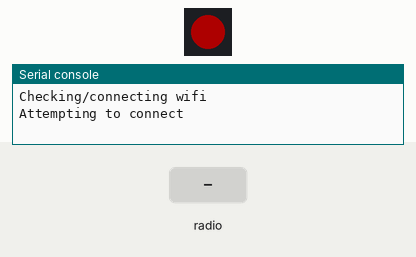
Bench run of a program on a simulated CircuitPython board. On the bench: 1 RGB LEDs in strip order, left to right, the last lines printed to the serial console. The inputs (shaded band) are chosen by the test bench. Dim RGB values are drawn brighter than linear; no radio messages arrive unless stated (any console line starting 'radio sent:' is added by the test bench); no MQTT or app messages arrive unless stated; values from a settings file that is not in the repository are placeholders.

Above: at 0.1 s.
At 2.3 s:
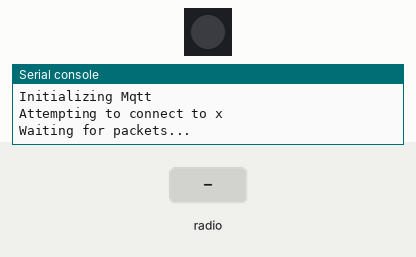
2.4 s: radio message "battery" arrives
3.9 s: radio message "humidity" arrives
5.4 s: radio message "moisture" arrives
Timing chart, 0 to 8.4 s (numbered marks = the images above; inputs shaded):
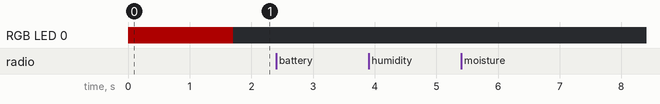

The program:

LoRaBridge.py
```python
import board
import busio
import digitalio
import time
import ssl
import wifi
import json
import socketpool
import neopixel
import traceback
import gc
import adafruit_ntp
import adafruit_rfm9x
import adafruit_minimqtt.adafruit_minimqtt as MQTT

# I'm getting about 400ft of range with LoRa

EXPIRE_DELAY = 60*75*3

pixel = neopixel.NeoPixel(board.NEOPIXEL, 1)
pixel.fill((20, 0, 0))

def showFinish():
    while True:
        pixel.fill((0, 255, 0))
        time.sleep(0.5)
        pixel.fill((0, 0, 0))
        time.sleep(0.5)
def showError():
    while True:
        pixel.fill((255, 0, 0))
        time.sleep(0.5)
        pixel.fill((0, 0, 0))
        time.sleep(0.5)
try:
    from secrets import secrets
except ImportError:
    print("WiFi secrets are kept in secrets.py, please add them there!")
    showError()
    raise

def initMqtt():
    try:
        if not isWifiConnected():
            print("Wifi not connected, cannot connect mqtt!")
            return None
        print("Initializing Mqtt")
        # Create a socket pool
        pool = socketpool.SocketPool(wifi.radio)
        # Set up a MiniMQTT Client
        mqtt_client = MQTT.MQTT(
            broker=secrets["mqtt_broker"],
            port=secrets["mqtt_port"],
            username=secrets["mqtt_username"],
            password=secrets["mqtt_password"],
            socket_pool=pool,
            ssl_context=ssl.create_default_context(),
        )
        print("Attempting to connect to %s" % mqtt_client.broker)
        mqtt_client.connect()
        return mqtt_client
    except Exception as ex:
        print(ex)
        mqtt_client = None
        return None

def isWifiConnected():
    return wifi.radio.connected

def connectWifi():
    print("Checking/connecting wifi")
    print("Attempting to connect")
    #try:
    #    wifi.radio.connect(secrets['ssid'], secrets['password'])
    #except Exception as ex:
    #    pixel.fill((50,0,0))
    #    print(ex)
    while not isWifiConnected():
        pixel.fill((50,0,0))
        try:
            wifi.radio.connect(secrets['ssid'], secrets['password'])
        except Exception as ex:
            print(ex)
            time.sleep(0.5)
    if wifi.radio.connected:
        print("Connection successful!")

def mqttConnected(mqtt_client):
    if not wifi.radio.connected:
        return False
    try:
        resp = mqtt_client.ping()
    except MQTT.MMQTTException as ex:
        print(ex)
        print("MQTTException when pinging server!")
        return False
    return mqtt_client.is_connected()

def initRfm():
    # Define radio parameters.
    RADIO_FREQ_MHZ = 915.0  # Frequency of the radio in Mhz. Must match your
    # module! Can be a value like 915.0, 433.0, etc.
    # Define pins connected to the chip, use these if wiring up the breakout according to the guide:
    CS = digitalio.DigitalInOut(board.A3)
    RESET = digitalio.DigitalInOut(board.A2)
    # Initialize SPI bus.
    spi = busio.SPI(board.SCK, MOSI=board.MOSI, MISO=board.MISO)
    # Initialze RFM radio
    rfm9x = adafruit_rfm9x.RFM9x(spi, CS, RESET, RADIO_FREQ_MHZ)

    # Note that the radio is configured in LoRa mode so you can't control sync
    # word, encryption, frequency deviation, or other settings!

    # You can however adjust the transmit power (in dB).  The default is 13 dB but
    # high power radios like the RFM95 can go up to 23 dB:
    rfm9x.tx_power = 23
    rfm9x.coding_rate = 7
    rfm9x.spreading_factor = 9
    rfm9x.node = 255
    #rfm9x.agc = True
    #rfm9x.enable_crc = False
    #rfm9x.preamble_length
    return rfm9x

def batteryADCToVolts(adc):
    # One example reading was 2.99 V with a reading of 929
    # One example with a full battery was 935
    return int(adc) * 2.99 / 950

def batteryADCToPercent(adc):
    # Use 1.5V as the full alkaline battery value (so 3V with 2 batteries)
    # Use 1V as the empty alkaline battery value (so 2V with 2 batteries)
    minVolt = 2.0
    maxVolt = 3.0
    spread = maxVolt - minVolt
    volts = batteryADCToVolts(adc)
    batteryRatio = (volts - minVolt) / spread
    return 100 * batteryRatio

def soilMoistureADCToPercent(adc):
    # The higher the adc value, the less moisture.
    # Max ADC value in air was 887
    # Min ADC value in water was 520, or when I dunked it way past the line in water it was 480
    minVal = 500.0
    maxVal = 900.0
    spread = maxVal - minVal
    ratioMoist = (maxVal - int(adc)) / spread
    percentMoisture = 100.0 * ratioMoist
    return percentMoisture

def getTopic(sensorType, prefix, postfix="/state"):
    return "homeassistant/sensor/" + prefix + sensorType + postfix

def advertise_and_publish(mqtt_client, data):
    if data is None:
        print("Empty data!")
        return False
    id = data["id"]
    prefix = "lora_soil_" + str(id) + "_sensor_"
    name_prefix = "LoRa Soil " + str(id) + " "
    sensors = [
        {"class": "temperature", "name": "Temperature", "unit": "°C"},
        {"class": "humidity", "name": "Humidity", "unit": "%rH"},
        {"class": "battery", "name": "Battery", "unit": "%"},
        {"class": "moisture", "name": "Soil Moisture", "unit": "%"},
        {"class": "temperature", "name": "Temperature", "unit": "°C"},
        {"class": "signal_strength", "name": "Signal Strength", "unit": "dB"},
    ]
    for sensor in sensors:
        sensorname = sensor["class"]
        topic = getTopic(sensorname, prefix, "/config")
        payload = {
            "name": name_prefix + sensor["name"],
            "device_class": sensorname,
            "state_topic": getTopic(sensorname, prefix),
            "unit_of_measurement": sensor["unit"],
            "expire_after": EXPIRE_DELAY,
            "unique_id": prefix + sensorname,
            "suggested_display_precision": "1",
            "value_template": "{{ value_json." + sensorname + " | round(1) }}"}
        mqtt_client.publish(topic, json.dumps(payload))


    # Add delay so home assistant can register the sensors on first startup
    time.sleep(0.1)
    for sensor in ["temperature", "humidity", "battery", "moisture", "signal_strength"]:
        topic = getTopic(sensor, prefix)
        mqtt_client.publish(topic, json.dumps(data))
    return True

def parseSensor(input: bytes) -> dict:
    text = str(input, "utf-8")
    space_split = text.split(" ")
    id = space_split[0]
    hum = space_split[5]
    temp = space_split[6]
    moisture = space_split[7]
    batt = space_split[8]
    print(space_split)
    assert(hum.startswith("H:"))
    assert(temp.startswith("T:"))
    assert(moisture.startswith("ADC:"))
    assert(batt.startswith("BAT:"))
    return {
        "id": id,
        "temperature": float(temp[2:]),
        "humidity": float(hum[2:]),
        "moisture": soilMoistureADCToPercent(moisture[4:]),
        "battery": batteryADCToPercent(batt[4:]),
    }
def main():
    while True:
        try:
            outerLoop()
        except Exception as ex:
            print("Error when running outer loop!")
            print(ex)
            print(traceback.format_exception(ex))
        gc.collect() # Try to uninitialize the mqtt client and rfm9x

def outerLoop():
    connectWifi()
    rfm9x = initRfm()
    mqtt_client = initMqtt()
    pixel.fill((0,0,0))
    print("Waiting for packets...")
    while True:
        try:
            innerLoop(mqtt_client=mqtt_client, rfm9x=rfm9x)
        except Exception as ex:
            print("Error when running inner loop!")
            print(ex)
            print(traceback.format_exception(ex))

def innerLoop(mqtt_client, rfm9x):
    packet = rfm9x.receive(timeout=60.0)
    #now = ntp.datetime
    #print(str(now.tm_hour) + ":" + str(now.tm_min) + ":" + str(now.tm_sec))
    if packet is None:
        # Packet has not been received
        print("Received nothing! Listening again...")
    else:
        # Received a packet!
        # Print out the raw bytes of the packet:
        print("Received (raw bytes): {0}".format(packet))
        # And decode to UTF-8 text and print it too.
        packet_text = str(packet, "utf-8")
        print("Received (UTF-8): {0}".format(packet_text))
        # Also read the RSSI (signal strength) of the last received message and
        # print it.
        rssi = rfm9x.last_rssi
        print("Received signal strength: {0} dB".format(rssi))
        try:
            packet_data = parseSensor(packet)
            packet_data['signal_strength'] = rssi
            print(packet_data)
            mqtt_client.reconnect()
            try:
                advertise_and_publish(mqtt_client, packet_data)
            except OSError:
                pass
        except Exception as ex:
            print("Error when parsing ")
            print(ex)
main()
```
